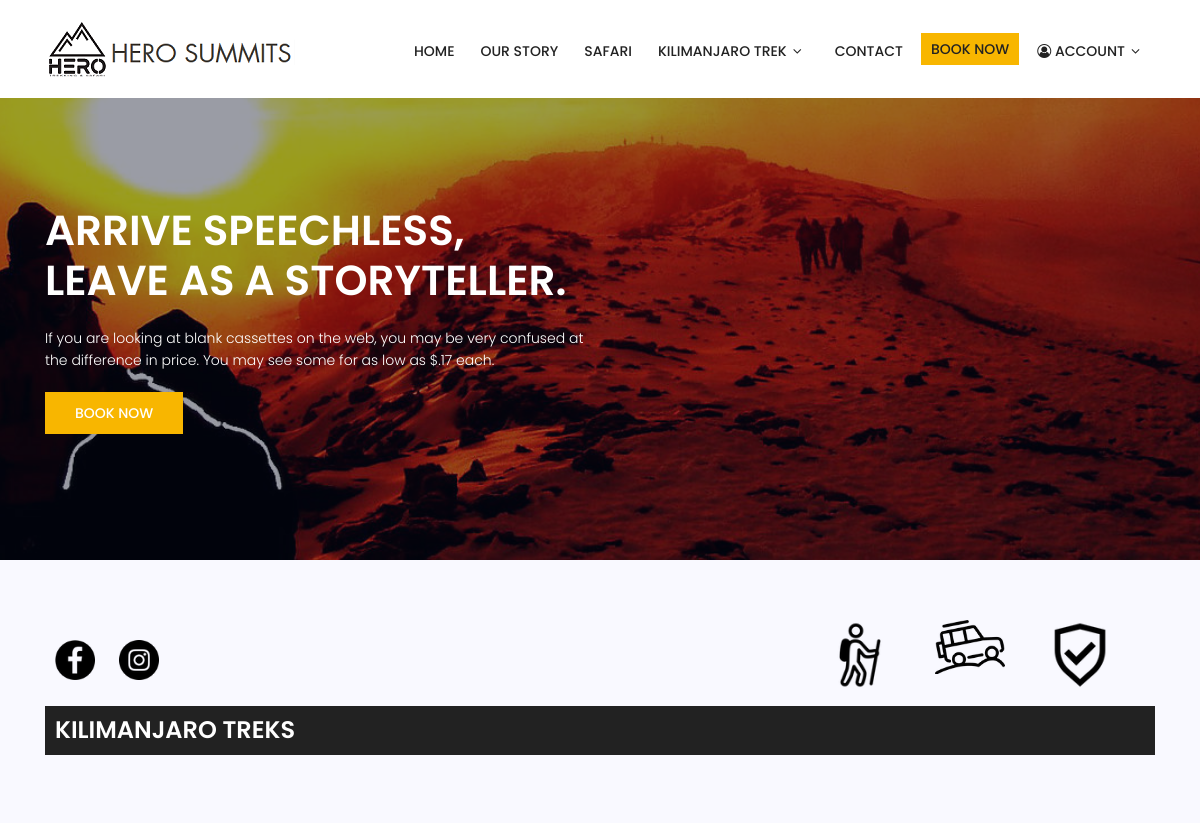
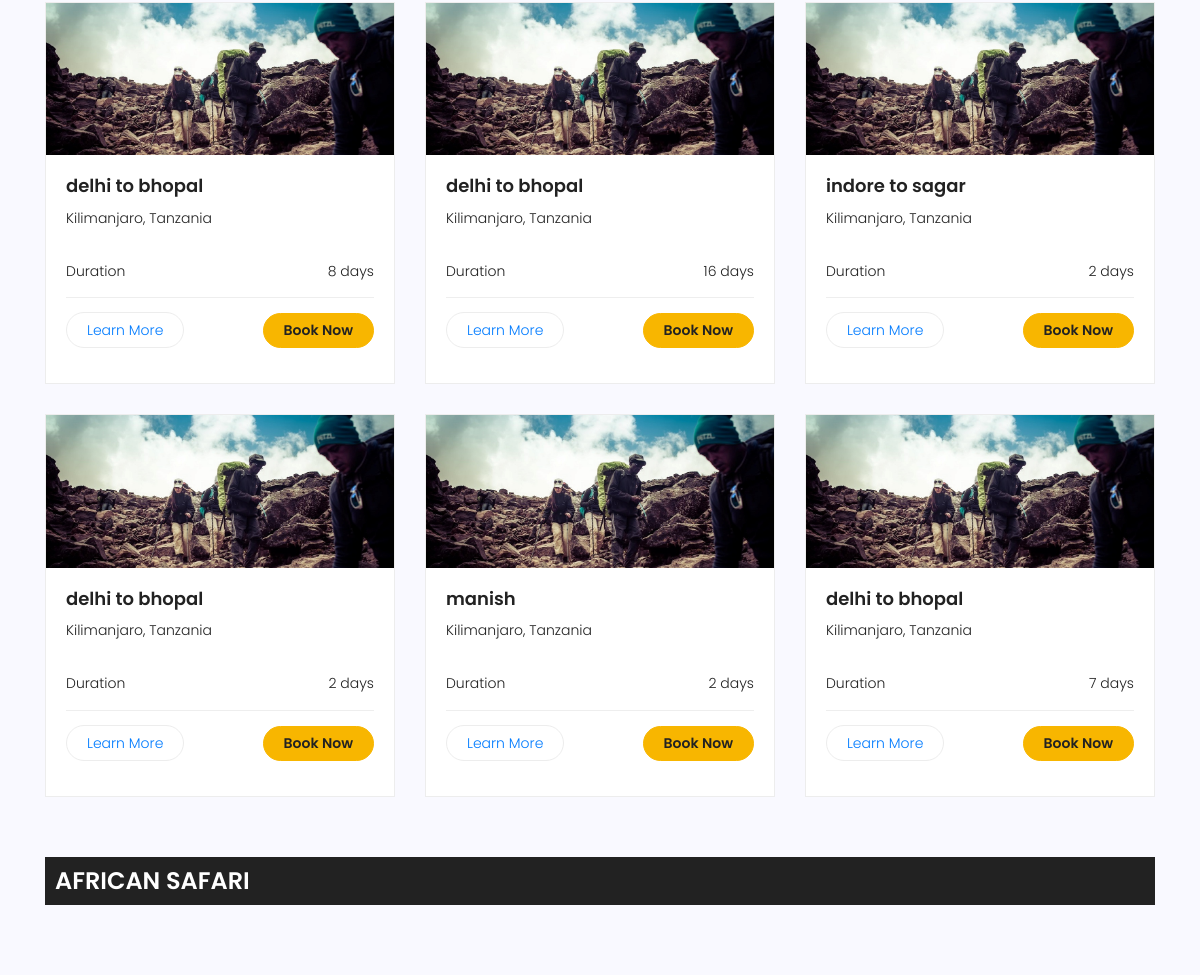
Before: / (upper part) with the older database file (2 pictures, top to bottom).
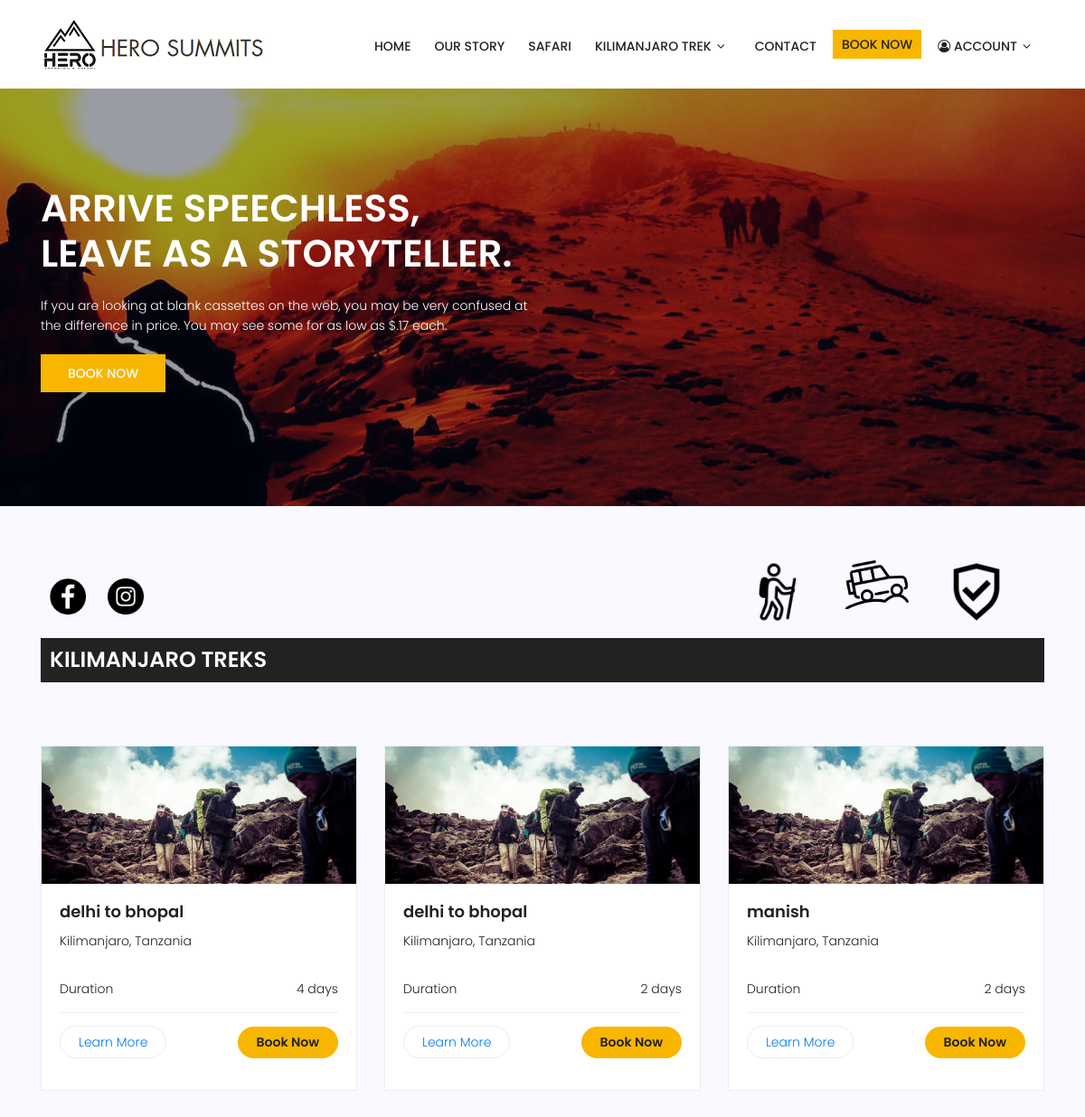
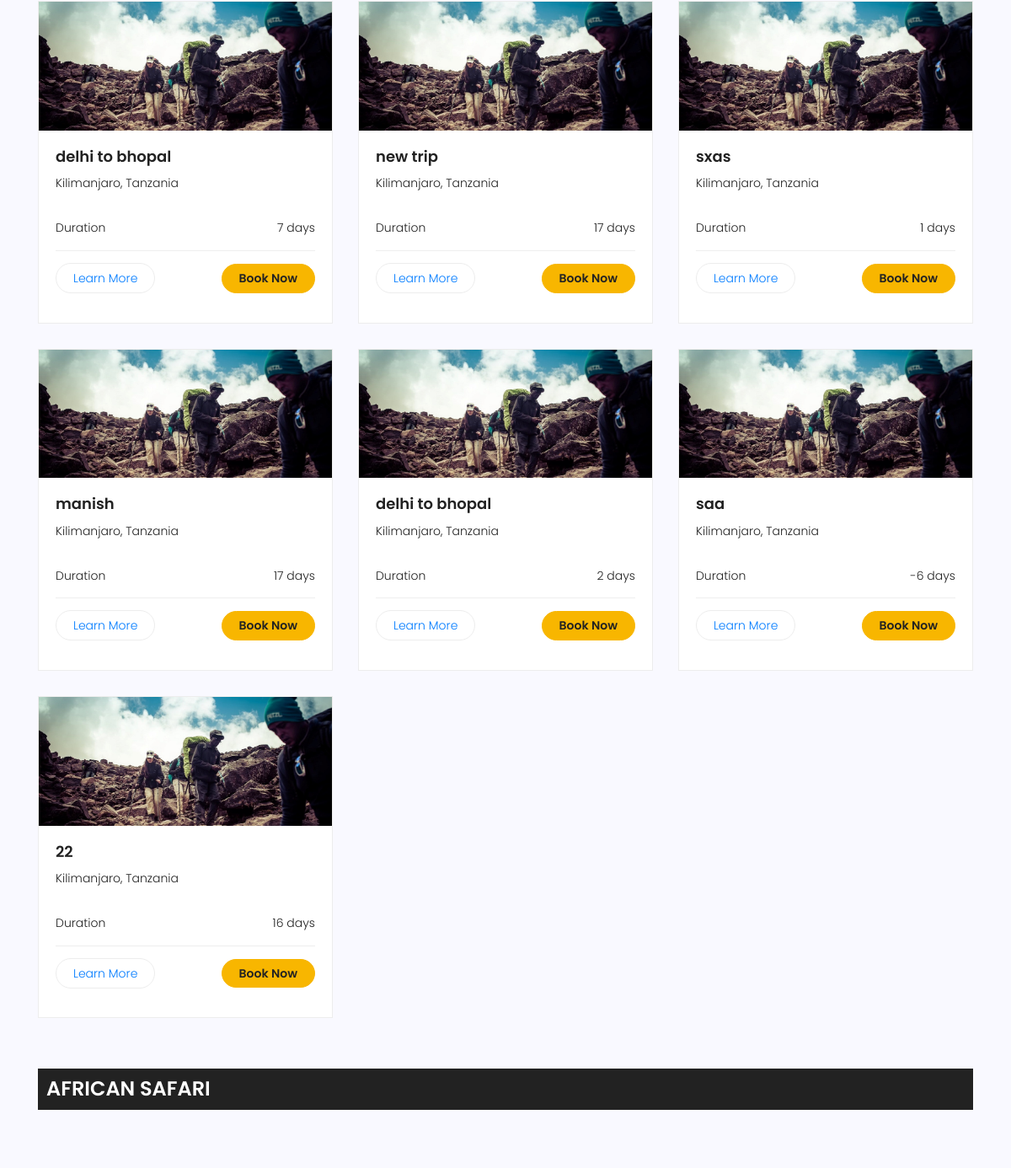
After: the same page with the newer database file (2 pictures, top to bottom).
### tables this page shows
CREATE TABLE `trip_table` (
  `id` int(11) NOT NULL,
  `trip_title` varchar(255) NOT NULL,
  `trip_description` varchar(255) DEFAULT NULL,
  `trip_start_date` datetime NOT NULL,
  `trip_end_date` datetime NOT NULL,
  `start_place` varchar(255) DEFAULT NULL,
  `end_place` varchar(255) DEFAULT NULL,
  `trip_extra_date` tinyint(1) NOT NULL DEFAULT '0',
  `extra_price` int(11) DEFAULT '0',
  `person_price` varchar(255) NOT NULL,
  `image` varchar(255) DEFAULT NULL,
  `hotel_price` int(11) DEFAULT NULL,
  `day_count` varchar(255) DEFAULT NULL,
  `picup_price` int(11) DEFAULT NULL,
  `drop_off_price` int(11) DEFAULT NULL,
  `active` int(11) NOT NULL DEFAULT '1',
  `status` int(11) NOT NULL DEFAULT '1',
  `created_by` int(11) NOT NULL,
  `created_date` timestamp NOT NULL DEFAULT CURRENT_TIMESTAMP,
  `updated_date` timestamp NOT NULL DEFAULT '0000-00-00 00:00:00' ON UPDATE CURRENT_TIMESTAMP
);

### application/controllers/Wix_Controller.php (called while the page is built, shortened)
<?php
class Wix_Controller extends CI_Controller {
	public function index()
	{
		$query= $this->db->query('select * from trip_table');
      $all['trip'] =$query->result();
		$this->load->view('header',$all);
     	$this->load->view('index');
		$this->load->view('footer');
	}
}

### index.php (called while the page is built, shortened)
<?php
require_once BASEPATH.'core/CodeIgniter.php';

### application/views/index.php (the view, shortened to what this page needs)
			<section class="banner-area relative">
				<div class="overlay overlay-bg"></div>
				<div class="container">
					<div class="row fullscreen align-items-center justify-content-between" style="height:500px; margin-top:60px;">
						<div class="col-lg-6 col-md-6 banner-left">
							<h1 class="text-white"> Arrive speechless,<br>Leave as a storyteller.</h1>
							<p class="text-white">
								If you are looking at blank cassettes on the web, you may be very confused at the difference in price. You may see some for as low as $.17 each.
							</p>
							<a href="book-now.php" class="primary-btn text-uppercase">Book Now</a>
						</div>
					</div>
				</div>
			</section>
			<section class="destinations-area section-gap">
				<div class="container">
				<div class="row d-flex justify-content-center home-top">
				<div class="col-lg-8"><p class="f-social"><a target="_blank" href="https://www.facebook.com/HEROSummits/"><img src="<?php echo base_url()?>assets/img/facebook.png" alt=""></a>
								<a target="_blank" href="https://www.instagram.com/herosummits/"><img src="<?php echo base_url()?>assets/img/instagram.png" alt=""></a></p></div>
				<div class="col-lg-4">
				<ul class="d-flex flex-wrap">
									<li><img src="<?php echo base_url()?>assets/img/f11.png" alt=""></li>
									<li><img src="<?php echo base_url()?>assets/img/f22.png" alt=""></li>
									<li><img src="<?php echo base_url()?>assets/img/f33.png" alt=""></li>
								</ul>
				</div>
				</div>
				  <div class="row d-flex justify-content-center">
		                <div class="menu-content pb-30 col-lg-12">
		                    <div class="title">
		                        <h1 class="mb-10 trek-title">KILIMANJARO TREKS</h1>
		                      </div>
		                </div>
		            </div>
					<div class="row">
						<?php foreach($trip as $row){?>
<div class="col-lg-4">
							<div class="single-destinations">
								<div class="thumb">
									<img src="<?php echo base_url()?>assets/img/packages/d1.jpg" alt="">
								</div>
								<div class="details">
									<h4><?php echo $row->trip_title ?></h4>
									<p>
										Kilimanjaro, Tanzania
									</p>
										<?php
$adate=$row->trip_start_date;
$ddate =$row->trip_end_date;
$diff = strtotime($ddate) - strtotime( $adate);
										 ?>
									<ul class="package-list">
										<li class="d-flex justify-content-between align-items-center">
											<span>Duration</span>
											<span><?=round(($diff / 86400) + 0.5);?> days </span>
										</li>
										<li class="d-flex justify-content-between align-items-center">
											<span><a href="#">Learn More</a></span>
											<a href="<?php echo site_url('Trip_book/machame_trek')."/".$row->id; ?>" class="price-btn">Book Now</a>
										</li>
									</ul>
								</div>
							</div>
						</div>
						<?php  } ?>
					</div>
				</div>
			</section>
			<section class="destinations-area">
				<div class="container">
				  <div class="row d-flex justify-content-center">
		                <div class="menu-content pb-30 col-lg-12">
		                    <div class="title">
		                        <h1 class="mb-10 trek-title">AFRICAN SAFARI</h1>
		                      </div>
		                </div>
		            </div>
					<div class="row">
						<div class="col-lg-4">
						</div>
						<div class="col-lg-4">
						</div>
						<div class="col-lg-4">
						</div>
					</div>
				</div>
			</section>

### application/views/header.php (shortened to what this page needs)
	<!DOCTYPE html>
	<html lang="zxx" class="no-js">
<head>
			<link rel="stylesheet" href="<?php echo base_url()?>assets/css/linearicons.css">
			<link rel="stylesheet" href="<?php echo base_url()?>assets/css/jquery-ui.css">
			<link rel="stylesheet" href="<?php echo base_url()?>assets/css/font-awesome.min.css">
			<link rel="stylesheet" href="<?php echo base_url()?>assets/css/bootstrap.css">
			<link rel="stylesheet" href="<?php echo base_url()?>assets/css/magnific-popup.css">
			<link rel="stylesheet" href="<?php echo base_url()?>assets/css/jquery-ui.css">
			<link rel="stylesheet" href="<?php echo base_url()?>assets/css/nice-select.css">
			<link rel="stylesheet" href="<?php echo base_url()?>assets/css/animate.min.css">
			<link rel="stylesheet" href="<?php echo base_url()?>assets/css/owl.carousel.css">
			<link rel="stylesheet" href="<?php echo base_url()?>assets/css/main.css">
		</head>
		<body>
			<header id="header">
				<div class="container main-menu">
					<div class="row align-items-center justify-content-between d-flex">
				      <div id="logo">
				        <a href="<?php echo base_url()?>"><img src="<?php echo base_url()?>assets/img/logo.png" alt="" title="" /></a>
				      </div>
				      <nav id="nav-menu-container">
				        <ul class="nav-menu">
				          <li><a href="<?php echo base_url()?>">Home</a></li>
				          <li><a href="<?php echo site_url('Wix_Controller/story')?>">Our Story</a></li>
				          <li><a href="<?php echo site_url('Wix_Controller/safari')?>">Safari</a></li>
				          <li class="menu-has-children"><a href="<?php echo site_url('Wix_Controller/kilimanjaro')?>">Kilimanjaro Trek</a>
				          </li>
				          <li><a href="<?php echo site_url('Wix_Controller/contact')?>">Contact</a></li>
						  <li><a class="book-now-btn" href="<?php echo site_url('Trip_Book/trip_show')?>">Book Now</a></li>
						  <li class="menu-has-children"><a href="javascript:void(0)"><i class="fa fa-user-circle-o" aria-hidden="true"></i> Account</a>
							</li>
						</ul>
				      </nav>
					</div>
				</div>
			</header>

### application/views/footer.php (shortened to what this page needs)
		</body>
</html>

Changed rows visible on the page:
removed trip_table: trip_title "delhi to bhopal", ($diff / 86400) + 0.5 "16"
removed trip_table: trip_title "indore to sagar", ($diff / 86400) + 0.5 "2"
changed trip_table (number 1 of 10 on the later page): ($diff / 86400) + 0.5 "8" → "4"
added trip_table: trip_title "new trip", ($diff / 86400) + 0.5 "17"
added trip_table: trip_title "sxas", ($diff / 86400) + 0.5 "1"
added trip_table: trip_title "manish", ($diff / 86400) + 0.5 "17"
added trip_table: trip_title "delhi to bhopal", ($diff / 86400) + 0.5 "2"
added trip_table: trip_title "saa", ($diff / 86400) + 0.5 "-6"
added trip_table: trip_title "22", ($diff / 86400) + 0.5 "16"
